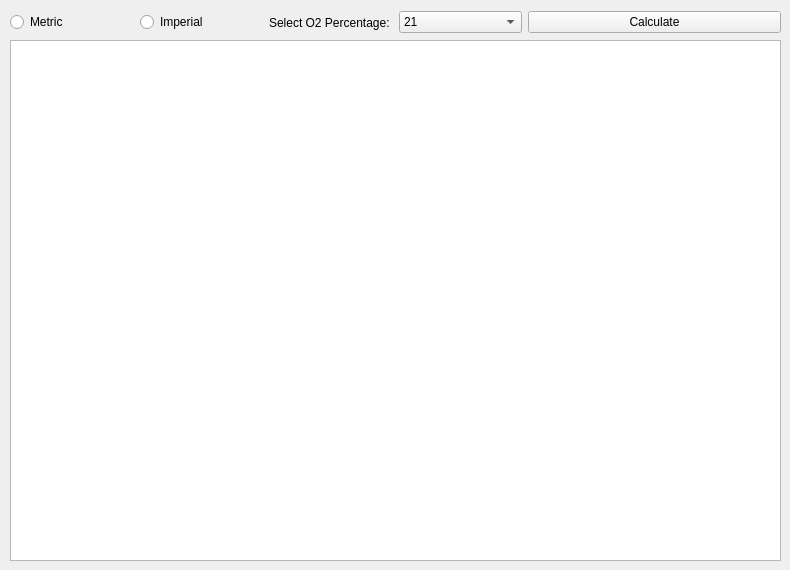
   <widget class="QWidget" name="O2_table_tab">
    <attribute name="title">
     <string>O2 Tables</string>
    </attribute>
    <widget class="QWidget" name="layoutWidget">
     <property name="geometry">
      <rect>
       <x>10</x>
       <y>7</y>
       <width>771</width>
       <height>31</height>
      </rect>
     </property>
     <layout class="QHBoxLayout" name="O2Table">
      <item>
       <layout class="QHBoxLayout" name="unitRadioButtons">
        <item>
         <widget class="QRadioButton" name="O2Table_metricRadioButton">
          <property name="text">
           <string>Metric</string>
          </property>
         </widget>
        </item>
        <item>
         <widget class="QRadioButton" name="O2Table_imperialRadioButton">
          <property name="mouseTracking">
           <bool>true</bool>
          </property>
          <property name="text">
           <string>Imperial</string>
          </property>
          <property name="checked">
           <bool>false</bool>
          </property>
         </widget>
        </item>
       </layout>
      </item>
      <item>
       <layout class="QHBoxLayout" name="o2Combo">
        <item>
         <widget class="QLabel" name="O2Table_o2Label">
          <property name="text">
           <string>Select O2 Percentage:</string>
          </property>
         </widget>
        </item>
        <item>
         <widget class="QComboBox" name="O2Table_o2ComboBox">
          <item>
           <property name="text">
            <string>21</string>
           </property>
          </item>
          <item>
           <property name="text">
            <string>22</string>
           </property>
          </item>
          <item>
           <property name="text">
            <string>23</string>
           </property>
          </item>
          <item>
           <property name="text">
            <string>24</string>
           </property>
          </item>
          <item>
           <property name="text">
            <string>25</string>
           </property>
          </item>
          <item>
           <property name="text">
            <string>26</string>
           </property>
          </item>
          <item>
           <property name="text">
            <string>27</string>
           </property>
          </item>
          <item>
           <property name="text">
            <string>28</string>
           </property>
          </item>
          <item>
           <property name="text">
            <string>29</string>
           </property>
          </item>
          <item>
           <property name="text">
            <string>30</string>
           </property>
          </item>
          <item>
           <property name="text">
            <string>31</string>
           </property>
          </item>
          <item>
           <property name="text">
            <string>32</string>
           </property>
          </item>
          <item>
           <property name="text">
            <string>33</string>
           </property>
          </item>
          <item>
           <property name="text">
            <string>34</string>
           </property>
          </item>
          <item>
           <property name="text">
            <string>35</string>
           </property>
          </item>
          <item>
           <property name="text">
            <string>36</string>
           </property>
          </item>
          <item>
           <property name="text">
            <string>37</string>
           </property>
          </item>
          <item>
           <property name="text">
            <string>38</string>
           </property>
          </item>
          <item>
           <property name="text">
            <string>39</string>
           </property>
          </item>
          <item>
           <property name="text">
            <string>40</string>
           </property>
          </item>
          <item>
           <property name="text">
            <string>41</string>
           </property>
          </item>
          <item>
           <property name="text">
            <string>42</string>
           </property>
          </item>
          <item>
           <property name="text">
            <string>43</string>
           </property>
          </item>
          <item>
           <property name="text">
            <string>44</string>
           </property>
          </item>
          <item>
           <property name="text">
            <string>45</string>
           </property>
          </item>
          <item>
           <property name="text">
            <string>46</string>
           </property>
          </item>
          <item>
           <property name="text">
            <string>47</string>
           </property>
          </item>
          <item>
           <property name="text">
            <string>48</string>
           </property>
          </item>
          <item>
           <property name="text">
            <string>49</string>
           </property>
          </item>
          <item>
           <property name="text">
            <string>50</string>
           </property>
          </item>
          <item>
           <property name="text">
            <string>51</string>
           </property>
          </item>
          <item>
           <property name="text">
            <string>52</string>
           </property>
          </item>
          <item>
           <property name="text">
            <string>53</string>
           </property>
          </item>
          <item>
           <property name="text">
            <string>54</string>
           </property>
          </item>
          <item>
           <property name="text">
            <string>55</string>
           </property>
          </item>
          <item>
           <property name="text">
            <string>56</string>
           </property>
          </item>
          <item>
           <property name="text">
            <string>57</string>
           </property>
          </item>
          <item>
           <property name="text">
            <string>58</string>
           </property>
          </item>
          <item>
           <property name="text">
            <string>59</string>
           </property>
          </item>
          <item>
           <property name="text">
            <string>60</string>
           </property>
          </item>
          <item>
           <property name="text">
            <string>61</string>
           </property>
          </item>
          <item>
           <property name="text">
            <string>62</string>
           </property>
          </item>
          <item>
           <property name="text">
            <string>63</string>
           </property>
          </item>
          <item>
           <property name="text">
            <string>64</string>
           </property>
          </item>
          <item>
           <property name="text">
            <string>65</string>
           </property>
          </item>
          <item>
           <property name="text">
            <string>66</string>
           </property>
          </item>
          <item>
           <property name="text">
            <string>67</string>
           </property>
          </item>
          <item>
           <property name="text">
            <string>68</string>
           </property>
          </item>
          <item>
           <property name="text">
            <string>69</string>
           </property>
          </item>
          <item>
           <property name="text">
            <string>70</string>
           </property>
          </item>
          <item>
           <property name="text">
            <string>71</string>
           </property>
          </item>
          <item>
           <property name="text">
            <string>72</string>
           </property>
          </item>
          <item>
           <property name="text">
            <string>73</string>
           </property>
          </item>
          <item>
           <property name="text">
            <string>74</string>
           </property>
          </item>
          <item>
           <property name="text">
            <string>75</string>
           </property>
          </item>
          <item>
           <property name="text">
            <string>76</string>
           </property>
          </item>
          <item>
           <property name="text">
            <string>77</string>
           </property>
          </item>
          <item>
           <property name="text">
            <string>78</string>
           </property>
          </item>
          <item>
           <property name="text">
            <string>79</string>
           </property>
          </item>
          <item>
           <property name="text">
            <string>80</string>
           </property>
          </item>
          <item>
           <property name="text">
            <string>81</string>
           </property>
          </item>
          <item>
           <property name="text">
            <string>82</string>
           </property>
          </item>
          <item>
           <property name="text">
            <string>83</string>
           </property>
          </item>
          <item>
           <property name="text">
            <string>84</string>
           </property>
          </item>
          <item>
           <property name="text">
            <string>85</string>
           </property>
          </item>
          <item>
           <property name="text">
            <string>86</string>
           </property>
          </item>
          <item>
           <property name="text">
            <string>87</string>
           </property>
          </item>
          <item>
           <property name="text">
            <string>88</string>
           </property>
          </item>
          <item>
           <property name="text">
            <string>89</string>
           </property>
          </item>
          <item>
           <property name="text">
            <string>90</string>
           </property>
          </item>
          <item>
           <property name="text">
            <string>91</string>
           </property>
          </item>
          <item>
           <property name="text">
            <string>92</string>
           </property>
          </item>
          <item>
           <property name="text">
            <string>93</string>
           </property>
          </item>
          <item>
           <property name="text">
            <string>94</string>
           </property>
          </item>
          <item>
           <property name="text">
            <string>95</string>
           </property>
          </item>
          <item>
           <property name="text">
            <string>96</string>
           </property>
          </item>
          <item>
           <property name="text">
            <string>97</string>
           </property>
          </item>
          <item>
           <property name="text">
            <string>98</string>
           </property>
          </item>
          <item>
           <property name="text">
            <string>99</string>
           </property>
          </item>
          <item>
           <property name="text">
            <string>100</string>
           </property>
          </item>
         </widget>
        </item>
       </layout>
      </item>
      <item>
       <widget class="QPushButton" name="O2Table_CalculateButton">
        <property name="text">
         <string>Calculate</string>
        </property>
       </widget>
      </item>
     </layout>
    </widget>
    <widget class="QTableView" name="O2Table_ResultTable">
     <property name="geometry">
      <rect>
       <x>10</x>
       <y>40</y>
       <width>771</width>
       <height>521</height>
      </rect>
     </property>
    </widget>
   </widget>
